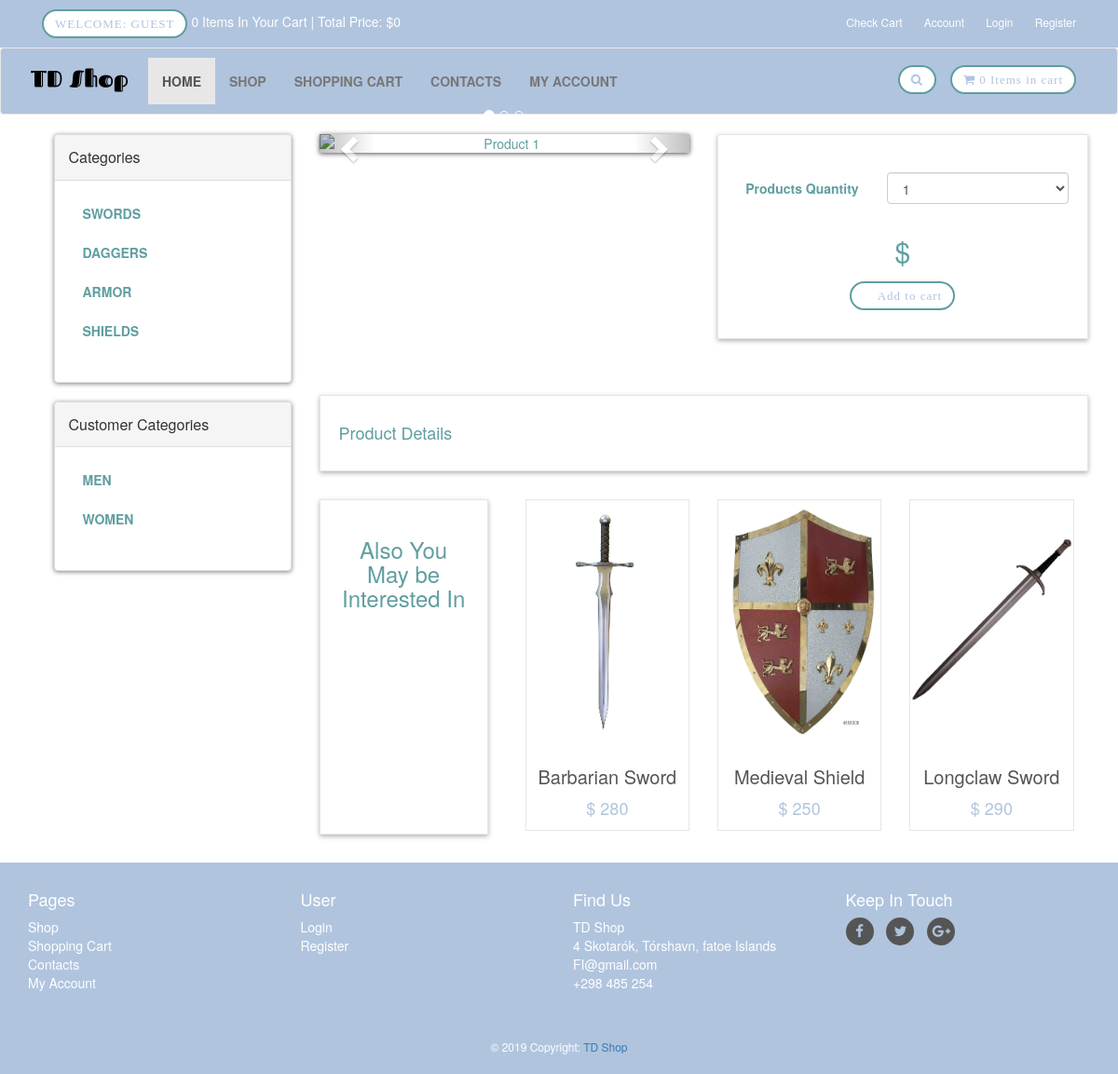
/details.php, run on the app's committed database.
### tables this page shows
CREATE TABLE `product_categories` (
  `p_cat_id` int(10) NOT NULL,
  `p_cat_title` text NOT NULL,
  `p_cat_desc` text NOT NULL
);

CREATE TABLE `customer_categories` (
  `cat_id` int(10) NOT NULL,
  `cat_title` text NOT NULL,
  `cat_desc` text NOT NULL
);

CREATE TABLE `products` (
  `product_id` int(10) NOT NULL,
  `p_cat_id` int(10) NOT NULL,
  `cat_id` int(10) NOT NULL,
  `date` timestamp NOT NULL DEFAULT current_timestamp() ON UPDATE current_timestamp(),
  `product_title` text NOT NULL,
  `product_img1` text NOT NULL,
  `product_price` int(10) NOT NULL,
  `product_keywords` text NOT NULL,
  `product_desc` text NOT NULL
);

### details.php (the view, shortened to what this page needs)
<?php
include_once("functions/functions.php");
?>
<!DOCTYPE html>
<html lang="en">
<head>
    <link rel="stylesheet" href="styles/bootstrap-337.min.css">
    <link rel="stylesheet" href="font-awsome/css/font-awesome.min.css">
    <link rel="stylesheet" href="styles/style.css">
</head>
<body>
   <div id="top">
       <div class="container">
           <div class="col-md-6 offer">
            <a href="#" class="btn btn-success btn-primary">
                   <?php
                   if(!isset($_SESSION['customer_email'])){
                       echo "Welcome: Guest";
                   }else{
                       echo "Welcome: " . $_SESSION['customer_email'] . "";
                   }
                   ?>
               </a>
               <a href="checkout.php" style="color:white"><?php items(); ?> Items In Your Cart | Total Price: <?php total_price(); ?> </a>
           </div>
           <div class="col-md-6">
               <ul class="menu">
                   <li>
                       <a href="cart.php">Check Cart</a>
                   </li>
                   <li>
                       <a href="checkout.php">Account</a>
                   </li>
                   <li>
                    <a href="checkout.php">
                     <?php
                     if(!isset($_SESSION['customer_email'])){
                          echo "<a href='checkout.php'> Login </a>";
                         }else{
                          echo " <a href='logout.php'> Log Out </a> ";
                         }
                     ?>
                     </a>
                   </li>
                   <li>
                       <a href="register.php">Register</a>
                   </li>
               </ul>
           </div>
       </div>
   </div>
   <div id="navbar" class="navbar navbar-default">
       <div class="container">
           <div class="navbar-header">
               <a href="index.php" class="navbar-brand home">
                   <img src="images/Webshop-logo.png" alt="Webshop Logo" class="hidden-xs">
               </a>
           </div>
           <div class="navbar-collapse collapse" id="navigation">
               <div class="padding-nav">
                   <ul class="nav navbar-nav left">
                       <li class="active">
                           <a href="index.php">Home</a>
                       </li>
                       <li>
                           <a href="shop.php">Shop</a>
                       </li>
                       <li>
                           <a href="cart.php">Shopping Cart</a>
                       </li>
                       <li>
                           <a href="contact.php">Contacts</a>
                       </li>
                        <li>
                          <?php
                           if(!isset($_SESSION['customer_email'])){
                               echo"<a href='checkout.php'>My Account</a>";
                           }else{
                              echo"<a href='customer/account.php?orders'>My Account</a>";
                           }
                           ?>
                       </li>
                   </ul>
               </div>
               <a href="cart.php" class="btn navbar-btn btn-primary right">
                   <i class="fa fa-shopping-cart"></i>
                   <span> <?php items(); ?> Items in cart </span>
               </a>
               <div class="navbar-collapse collapse right">
                   <button class="btn btn-primary navbar-btn" type="button" data-toggle="collapse" data-target="#search">
                       <i class="fa fa-search"></i>
                   </button>
               </div>
           </div>
       </div>
   </div>
   <div id="content">
       <div class="container">
           <div class="col-md-12">
           </div>
           <div class="col-md-3">
     <?php
      include("sidebar.php");
      ?>
           </div>
           <div class="col-md-9">
               <div id="productMain" class="row">
                   <div class="col-sm-6">
                       <div id="mainImage">
                           <div id="myCarousel" class="carousel slide" data-ride="carousel">
                               <ol class="carousel-indicators">
                                   <li data-target="#myCarousel" data-slide-to="0" class="active" ></li>
                                   <li data-target="#myCarousel" data-slide-to="1"></li>
                                   <li data-target="#myCarousel" data-slide-to="2"></li>
                               </ol>
                               <div class="carousel-inner">
                                   <div class="item active">
                                       <center><img class="img-responsive" src="admin_area/product_images/<?php echo $pro_img1; ?>" alt="Product 1"></center>
                                   </div>
                               </div>
                               <a href="#myCarousel" class="left carousel-control" data-slide="prev">
                                   <span class="glyphicon glyphicon-chevron-left"></span>
                               </a>
                               <a href="#myCarousel" class="right carousel-control" data-slide="next">
                                   <span class="glyphicon glyphicon-chevron-right"></span>
                               </a>
                           </div>
                       </div>
                   </div>
                   <div class="col-sm-6">
                       <div class="box">
                           <form action="details.php?add_cart=<?php echo $product_id; ?>" class="form-horizontal" method="post">
                               <div class="form-group">
                                   <label for="" class="col-md-5 control-label">Products Quantity</label>
                                   <div class="col-md-7">
                                          <select name="product_qty" id="" class="form-control">
                                           <option>1</option>
                                           </select>
                                    </div>
                               </div>
                               <p class="price">$ <?php echo $pro_price; ?></p>
                               <p class="text-center buttons"><button class="btn btn-primary i fa fa-shopping-cart"> Add to cart</button></p>
                           </form>
                       </div>
                   </div>
               </div>
               <div class="box info1" id="details">
                  <h4>Product Details</h4>
               </div>
               <div id="row same-heigh-row">
                   <div class="col-md-3 col-sm-6">
                       <div class="box same-height headline">
                           <h3 class="text-center">Also You May be Interested In</h3>
                       </div>
                   </div>
                   <?php
                    $get_products = "select * from products order by rand() DESC LIMIT 0,3";
                    $run_products = mysqli_query($con,$get_products);
                   while($row_products=mysqli_fetch_array($run_products)){
                       $pro_id = $row_products['product_id'];
                       $pro_title = $row_products['product_title'];
                       $pro_img1 = $row_products['product_img1'];
                       $pro_price = $row_products['product_price'];
                       echo "
                        <div class='col-md-3 col-sm-6 center-responsive'>
                            <div class='product same-height'>
                                <a href='details.php?pro_id=$pro_id'>
                                    <img class='img-responsive' src='admin_area/product_images/$pro_img1'>
                                </a>
                                <div class='text'>
                                    <h3> <a href='details.php?pro_id=$pro_id'> $pro_title </a> </h3>
                                    <p class='price'> $ $pro_price </p>
                                </div>
                            </div>
                        </div>
                       ";
                   }
                   ?>
               </div>
           </div>
       </div>
   </div>
   <?php
    include("footer.php");
    ?>
</body>
</html>

### functions/functions.php (shortened to what this page needs)
<?php
$db = mysqli_connect("localhost","root","","TD-Shop");
function getPCategories(){
    global $db;
    $get_p_cats = "select * from product_categories";
    $run_p_cats = mysqli_query($db,$get_p_cats);
    while($row_p_cats=mysqli_fetch_array($run_p_cats)){
        $p_cat_id = $row_p_cats['p_cat_id'];
        $p_cat_title = $row_p_cats['p_cat_title'];
        echo "
            <li>
                <a href='shop.php?p_cat=$p_cat_id'> $p_cat_title </a>
            </li>
        ";
    }
}
function getCategories(){
    global $db;
    $get_cats = "select * from customer_categories";
    $run_cats = mysqli_query($db,$get_cats);
    while($row_p_cats=mysqli_fetch_array($run_cats)){
        $cat_id = $row_p_cats['cat_id'];
        $cat_title = $row_p_cats['cat_title'];
        echo "
            <li>
                <a href='shop.php?cat=$cat_id'> $cat_title </a>
            </li>
        ";
    }
}
function getIpFunc(){
    switch(true){
            default : return $_SERVER['REMOTE_ADDR'];
    }
}
function items(){
    global $db;
    $ip_add = getIpFunc();
    $get_items = "select * from cart where ip_add='$ip_add'";
    $run_items = mysqli_query($db,$get_items);
    $count_items = mysqli_num_rows($run_items);
    echo $count_items;
}
function total_price(){
    $total = 0;
    echo "$" . $total;
}
?>

### styles/style.css (style rules this page uses)
body { font-size: 14px; line-height: 1.42857143; color: #B0C4DE; background: #ffffff; overflow-x: hidden; }
#top { background: #B0C4DE; color: #ffffff; padding: 10px 0; }
#top .offer { color: #ffffff; }
#top .offer .btn { text-transform: uppercase; }
#top a { color: #B0C4DE; }
#top ul.menu { padding-top: 5px; margin: 0px; text-align: right; font-size: 12px; list-style: none; }
#top ul.menu > li { display: inline-block; }
#top ul.menu > li a { color: #ffffff; }
#top ul.menu > li + li:before { content: "|\00a0"; color: #B0C4DE; padding: 0 5px; }
.navbar { background: #B0C4DE; }
.navbar-collapse .right { float: right; }
.navbar-brand { float: left; padding: 10px 15px; font-size: 18px; line-height: 20px; height: 70px; }
.navbar ul.nav > li > a { text-transform: uppercase; font-weight: bold; font-size: 14px; background: #B0C4DE; }
.padding-nav { padding-top: 10px; }
.btn-primary { font-family: Raleway-SemiBold; font-size: 13px; color: #B0C4DE; letter-spacing: 1px; line-height: 15px; border: 2px solid #5F9EA0; border-radius: 40px; background: transparent; background-color: #fff !important; transition: all 0.3s ease 0s; }
.box { background: #ffffff; margin: 0 0 30px; border: solid 1px #e6e6e6; box-sizing: border-box; padding: 20px; box-shadow: 0px 2px 5px rgba(0, 0, 0, .3); }
#content { padding-left: 25px; }
#content .product { background: #ffffff; border: solid 1px #e6e6e6; margin-bottom: 30px; box-sizing: border-box; }
#content .product .text { padding: 10px 10px 0px; }
#content .product .text p.price { font-size: 18px; text-align: center; font-weight: 400; }
#content .product .text h3 { text-align: center; color: #B0C4DE; font-size: 20px; }
#content .product .text h3 a { color: rgb(85, 85, 85); }
#content .panel.sidebar-menu ul.nav.category-menu li a { text-transform: uppercase; font-weight: 600; color: #5F9EA0; }
#content #productMain { margin-bottom: 30px; color: #5F9EA0; }
#content #productMain .price { font-size: 30px; font-weight: 300; text-align: center; color: #5F9EA0; margin-top: 30px; }
#content #mainImage { box-shadow: 0px 1px 5px rgba(0, 0, 0, .7); }
#content .headline { height: 360px; margin-left: -15px; margin-right: 10px; color: #5F9EA0; }
#content .info1 { color: #5F9EA0; }
.form-group { color: #5F9EA0; }

### data on the page
product_categories: p_cat_title "SWORDS"
product_categories: p_cat_title "DAGGERS"
product_categories: p_cat_title "ARMOR"
product_categories: p_cat_title "SHIELDS"
customer_categories: cat_title "MEN"
customer_categories: cat_title "WOMEN"
products: product_img1 (picture), product_title "Barbarian Sword", product_price "280"
products: product_img1 (picture), product_title "Medieval Shield", product_price "250"
products: product_img1 (picture), product_title "Longclaw Sword", product_price "290"

### other printed values
$count_items "0 0"
$total "0"
